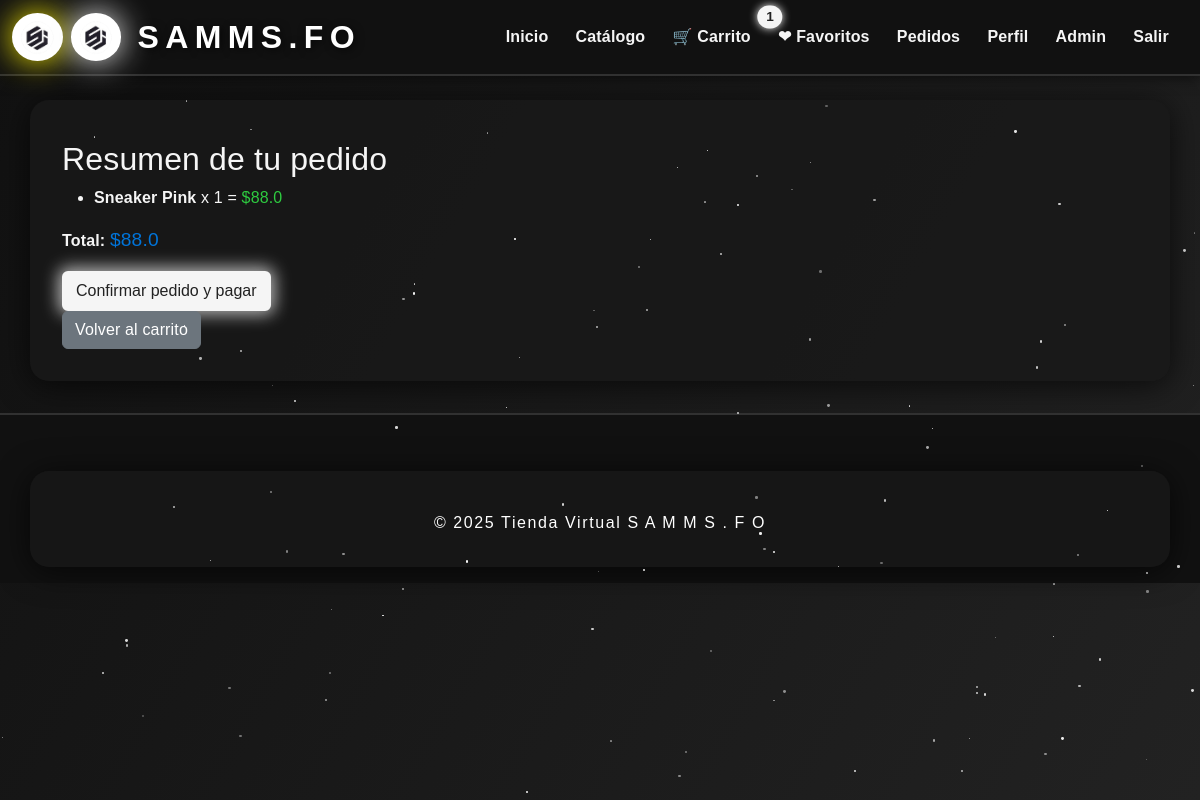
The page /cart/checkout (signed in) on the database its author committed.
### app/models/cart.py (models this page shows)
class CartItem(db.Model):
    __tablename__ = 'cart_items'
    id = db.Column(db.Integer, primary_key=True)
    cart_id = db.Column(db.Integer, db.ForeignKey('carts.id'), nullable=False)
    product_id = db.Column(db.Integer, db.ForeignKey('products.id'), nullable=False)
    quantity = db.Column(db.Integer, default=1)
    price_snapshot = db.Column(db.Float, nullable=False)  # Precio al añadir el producto
    __table_args__ = (db.UniqueConstraint('cart_id', 'product_id', name='unique_cart_product'),)
    from app.models.products import Product
    product = db.relationship('Product', backref='cart_items', lazy=True, uselist=False, primaryjoin="CartItem.product_id==Product.id")

### app/models/products.py (models this page shows, shortened)
class Product(db.Model):
    __tablename__ = 'products'
    id = db.Column(db.Integer, primary_key=True)
    name = db.Column(db.String(100), nullable=False)
    description = db.Column(db.Text)
    price = db.Column(db.Float, nullable=False)
    stock = db.Column(db.Integer, default=0)
    image = db.Column(db.String(255))  # Nombre del archivo de imagen
    size = db.Column(db.String(20))
    color = db.Column(db.String(30))
    category_id = db.Column(db.Integer, db.ForeignKey('categories.id'), nullable=False)
    created_at = db.Column(db.DateTime, server_default=db.func.now())
    updated_at = db.Column(db.DateTime, server_default=db.func.now(), onupdate=db.func.now())
    promo = db.Column(db.String(255))  # Texto de promoción, si aplica
    destacado = db.Column(db.Boolean, default=False)  # Si es producto destacado

### app/routes/cart.py (the view, shortened to what this page needs)
@cart_bp.route('/checkout', methods=['GET', 'POST'])
@login_required
def checkout():
    cart = Cart.query.filter_by(user_id=current_user.idUser).first()
    if not cart or not cart.items:
        flash('Tu carrito está vacío.', 'warning')
        return redirect(url_for('cart.view_cart'))
    total = sum(item.quantity * item.product.price for item in cart.items)
    return render_template('cart/checkout.html', items=cart.items, total=total)

### app/templates/cart/checkout.html (shortened to what this page needs)
{% extends 'base.html' %}
{% block content %}
<h2>Resumen de tu pedido</h2>
<ul>
  {% for item in items %}
    <li>
      <strong>{{ item.product.name }}</strong> x {{ item.quantity }} = <span style="color: #2ecc40;">${{ item.product.price * item.quantity }}</span>
    </li>
  {% endfor %}
</ul>
<p><strong>Total:</strong> <span style="font-size:1.2em;color:#0074D9;">${{ total }}</span></p>
<form method="post">
  <button type="submit" class="btn btn-success">Confirmar pedido y pagar</button>
</form>
<a href="{{ url_for('cart.view_cart') }}" class="btn btn-secondary">Volver al carrito</a>
{% endblock %}

### app/static/star-bg.css (style rules this page uses)
body { min-height: 100vh; background: #0a0a23; overflow-x: hidden; }

### app/templates/base.html (style rules this page uses)
body { background: linear-gradient(120deg, #111 0%, #222 100%), url('https://www.transparenttextures.com/patterns/asfalt-light.png'); min-height: 100vh; color: #f5f5f5; font-family: 'Montserrat', Arial, sans-serif; letter-spacing: 0.01em; background-blend-mode: overlay; }
.btn-success { background: #f5f5f5 !important; color: #222 !important; border: 2px solid #f5f5f5; box-shadow: 0 0 16px 4px rgba(245,245,245,0.7), 0 2px 8px #0005; }
::placeholder { color: #bbb; opacity: 1; }

### rows shown on the page
CartItem: product.name "Sneaker Pink", quantity "1", item.product.price*item.quantity "88.0"

### other values the page prints
{{ total }} "88.0"
